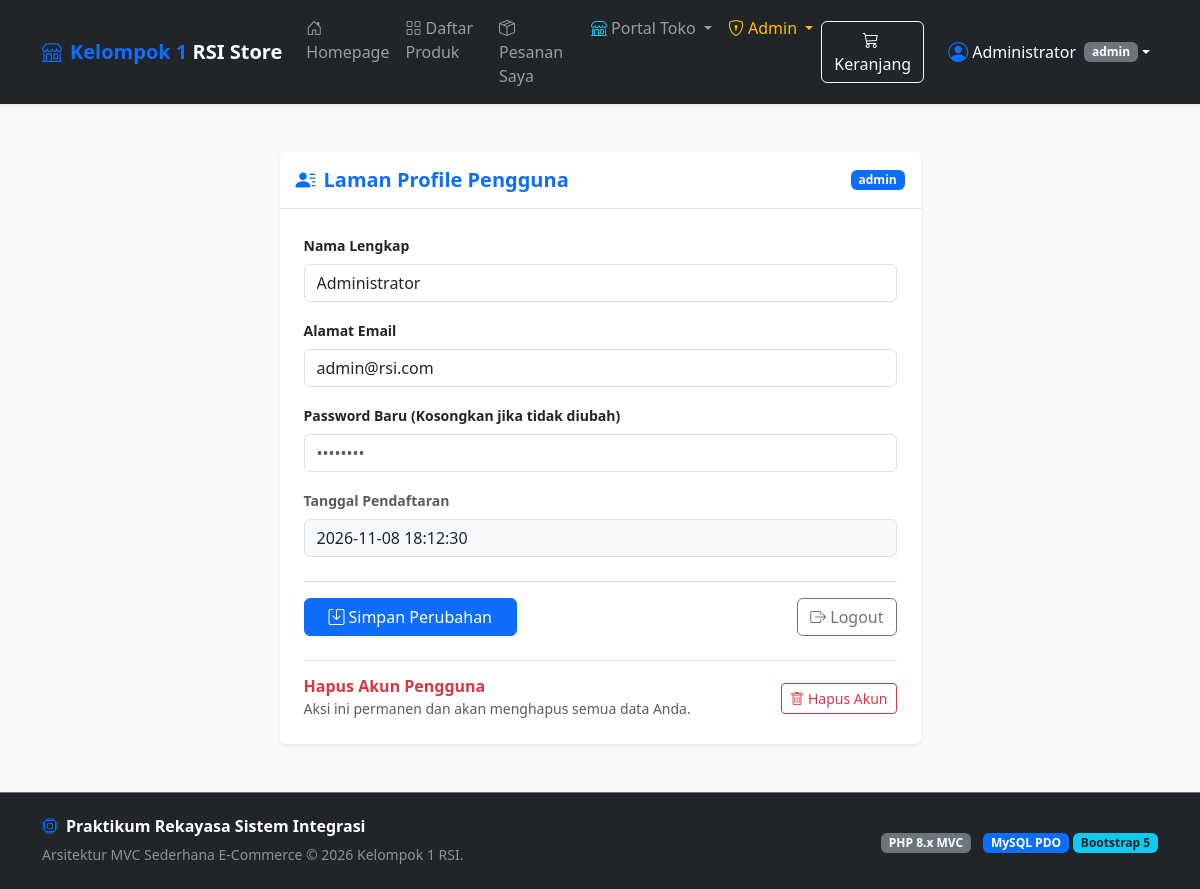
/account/getProfile (signed in), run on the app's committed database.
### tables this page shows
CREATE TABLE `user` (
  `id_user` INT AUTO_INCREMENT PRIMARY KEY,
  `nama` VARCHAR(100) NOT NULL,
  `email` VARCHAR(100) NOT NULL UNIQUE,
  `password` VARCHAR(255) NOT NULL,
  `role` ENUM('pembeli', 'penjual', 'admin') NOT NULL DEFAULT 'pembeli',
  `tgl_daftar` DATETIME NOT NULL DEFAULT CURRENT_TIMESTAMP
);

### app/controllers/AccountController.php (called while the page is built, shortened)
<?php
class AccountController extends Controller
{
    public function getProfile()
    {
        $user = $this->requireLogin();
        $userId = $user['id_user'];
        $userModel = $this->model('UserModel');
        $profile = $userModel->getProfile($userId);
        $data = [
            'title' => 'Laman Profile - Kelompok 1 RSI',
            'profile' => $profile,
            'message' => $_SESSION['flash_message'] ?? null
        ];
        $this->view('account/profile', $data);
    }
}

### app/core/App.php (called while the page is built, shortened)
<?php
class App
{
    protected $method = 'index';
    public function __construct()
    {
        $url = $this->parseUrl();
        if (!empty($url[0])) {
            $controllerName = ucfirst(strtolower($url[0])) . 'Controller';
            if (file_exists(__DIR__ . '/../controllers/' . $controllerName . '.php')) {
                unset($url[0]);
            }
        }
        $this->controller = new $this->controller;
        if (isset($url[1])) {
            if (method_exists($this->controller, $url[1])) {
                $this->method = $url[1];
                unset($url[1]);
            }
        }
        $this->params = $url ? array_values($url) : [];
        call_user_func_array([$this->controller, $this->method], $this->params);
    }
    public function parseUrl()
    {
        if (isset($_GET['url']) && !empty($_GET['url'])) {
            $url = rtrim($_GET['url'], '/');
            $url = filter_var($url, FILTER_SANITIZE_URL);
            return explode('/', $url);
        }
        return [];
    }
}

### public/index.php (called while the page is built, shortened)
<?php
require_once __DIR__ . '/../app/core/App.php';
require_once __DIR__ . '/../app/core/Controller.php';
require_once __DIR__ . '/../app/core/Database.php';
$app = new App();

### app/core/Database.php (called while the page is built, shortened)
<?php
class Database
{
    private $host = DB_HOST;
    private $user = DB_USER;
    private $pass = DB_PASS;
    private $db_name = DB_NAME;
    private $dbh;
    private $stmt;
    public function __construct()
    {
        $dsn = 'mysql:host=' . $this->host . ';dbname=' . $this->db_name . ';charset=utf8mb4';
        $options = [
            PDO::ATTR_PERSISTENT => true,
            PDO::ATTR_ERRMODE => PDO::ERRMODE_EXCEPTION,
            PDO::ATTR_DEFAULT_FETCH_MODE => PDO::FETCH_ASSOC
        ];
        try {
            $this->dbh = new PDO($dsn, $this->user, $this->pass, $options);
        } catch (PDOException $e) {
            $this->error = $e->getMessage();
            $this->dbh = null;
        }
    }
    public function isConnected()
    {
        return $this->dbh !== null;
    }
    public function query($query)
    {
        $this->stmt = $this->dbh->prepare($query);
        return true;
    }
    public function bind($param, $value, $type = null)
    {
        if (is_null($type)) {
            switch (true) {
                case is_int($value):
                    $type = PDO::PARAM_INT;
                    break;
            }
        }
        $this->stmt->bindValue($param, $value, $type);
    }
    public function execute()
    {
        return $this->stmt->execute();
    }
    public function single()
    {
        if (!$this->execute()) {
            return null;
        }
        return $this->stmt->fetch();
    }
}

### app/models/UserModel.php (called while the page is built, shortened)
<?php
class UserModel
{
    private $db;
    private $table = 'user';
    public function __construct()
    {
        $this->db = new Database();
    }
    public function getProfile($idUser)
    {
        $this->db->query("SELECT id_user, nama, email, role, tgl_daftar FROM {$this->table} WHERE id_user = :id");
        $this->db->bind('id', $idUser);
        return $this->db->single();
    }
}

### app/views/account/profile.php (the view, shortened to what this page needs)
<div class="container py-4">
    <div class="row justify-content-center">
        <div class="col-md-7">
            <div class="card shadow-sm border-0">
                <div class="card-header bg-white py-3 border-bottom d-flex justify-content-between align-items-center">
                    <h5 class="fw-bold mb-0 text-primary"><i class="bi bi-person-lines-fill me-2"></i>Laman Profile Pengguna</h5>
                    <span class="badge bg-primary"><?= htmlspecialchars($profile['role'] ?? 'Pengguna') ?></span>
                </div>
                <div class="card-body p-4">
                    <form action="<?= BASE_URL ?>/account/setProfile" method="POST">
                        <div class="mb-3">
                            <label class="form-label fw-semibold small">Nama Lengkap</label>
                            <input type="text" name="nama" class="form-control" value="<?= htmlspecialchars($profile['nama'] ?? '') ?>" required>
                        </div>
                        <div class="mb-3">
                            <label class="form-label fw-semibold small">Alamat Email</label>
                            <input type="email" name="email" class="form-control" value="<?= htmlspecialchars($profile['email'] ?? '') ?>" required>
                        </div>
                        <div class="mb-3">
                            <label class="form-label fw-semibold small">Password Baru (Kosongkan jika tidak diubah)</label>
                            <input type="password" name="password" class="form-control" placeholder="••••••••">
                        </div>
                        <div class="mb-4">
                            <label class="form-label fw-semibold small text-muted">Tanggal Pendaftaran</label>
                            <input type="text" class="form-control bg-light" value="<?= htmlspecialchars($profile['tgl_daftar'] ?? '-') ?>" readonly>
                        </div>
                        <div class="d-flex justify-content-between align-items-center pt-3 border-top">
                            <button type="submit" class="btn btn-primary px-4">
                                <i class="bi bi-save me-1"></i>Simpan Perubahan
                            </button>
                            <a href="<?= BASE_URL ?>/account/logout" class="btn btn-outline-secondary">
                                <i class="bi bi-box-arrow-right me-1"></i>Logout
                            </a>
                        </div>
                    </form>
                    <div class="mt-4 pt-3 border-top">
                        <div class="d-flex justify-content-between align-items-center">
                            <div>
                                <h6 class="text-danger fw-bold mb-0">Hapus Akun Pengguna</h6>
                                <small class="text-muted">Aksi ini permanen dan akan menghapus semua data Anda.</small>
                            </div>
                            <a href="<?= BASE_URL ?>/account/hapusProfile" class="btn btn-outline-danger btn-sm" onclick="return confirm('Apakah Anda yakin ingin menghapus akun ini secara permanen?')">
                                <i class="bi bi-trash me-1"></i>Hapus Akun
                            </a>
                        </div>
                    </div>
                </div>
            </div>
        </div>
    </div>
</div>

### public/css/style.css (style rules this page uses)
body { font-family: system-ui, -apple-system, "Segoe UI", Roboto, "Helvetica Neue", Arial, sans-serif; color: #212529; }

### data on the page
user: role "admin", nama "Administrator", email "admin@rsi.com", tgl_daftar "2026-11-08 18:12:30"

### other printed values
$_SESSION['user']['nama'] "Administrator"
$_SESSION['user']['role'] "admin"
